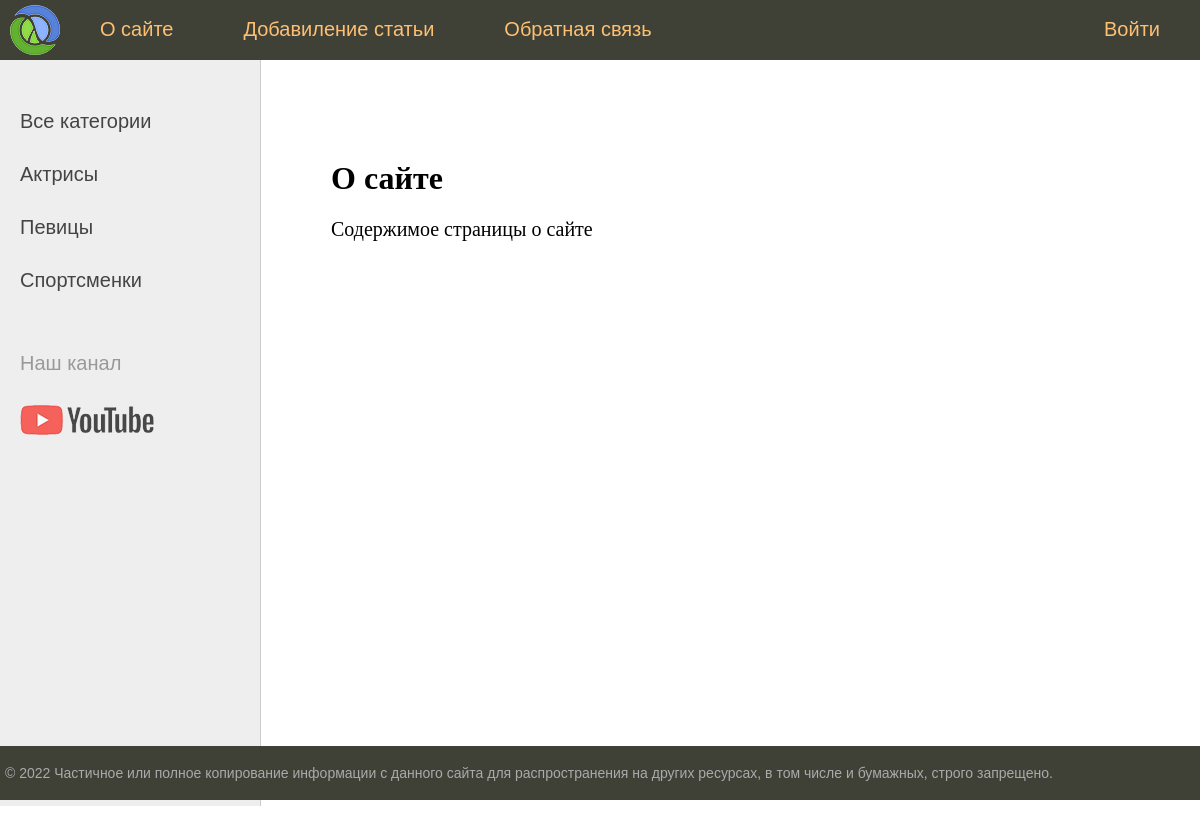
The page /about/ on the database its author committed.
### women/models.py (models this page shows, shortened)
class Category(models.Model):
    name = models.CharField(max_length=100, db_index=True, verbose_name='Категория')
    slug = models.SlugField(max_length=255, unique=True, db_index=True, verbose_name="URL")
    def get_absolute_url(self):
        return reverse('category', kwargs={'cat_id': self.pk})
    class Meta:
        verbose_name = 'Категория'
        verbose_name_plural = 'Категории'
        ordering = ['id']

### women/views.py (the view)
# urls.py: path('about/', about, name='about'),
def about(request):
    return render(request, 'women/about.html', {'menu': menu, 'title': 'О сайте'})

### women/templatetags/women_tags.py (called while the page is built)
@register.inclusion_tag('women/list_categories.html')
def show_categories(sort=None, cat_selected=0):
    if not sort:
        cats = Category.objects.all()
    else:
        cats = Category.objects.order_by(sort)
    return {'cats': cats, 'cat_selected': cat_selected}

### women/templates/women/about.html
{% extends 'women/base.html' %}
{% block content %}
<h1>{{title}}</h1>
<p>Содержимое страницы о сайте
{% endblock %}

### women/templates/women/list_categories.html
{% for c in cats %}
	{% if c.pk == cat_selected %}
		<li class="selected">{{c.name}}</li>
	{% else %}
		<li><a href="{{ c.get_absolute_url }}">{{c.name}}</a></li>
	{% endif %}
{% endfor %}

### women/static/women/css/styles.css (style rules this page uses)
html, body { font-family: 'Arial'; margin: 0; padding: 0; height: 100%; width: 100%; color: #444; }
a { color: #0059b2; text-decoration: none; }
.left-chapters ul li { margin: 30px 0 0 0; color: #999; }
.left-chapters ul li a { color: #444; text-decoration: none; }
.content-text h1 { font-size: 32px; }

### rows shown on the page
Category: name "Актрисы"
Category: name "Певицы"
Category: name "Спортсменки"

### other values the page prints
{{ m.title }} "О сайте" "Добавиление статьи" "Обратная связь"
{{ m.title }} "Войти"
{{ title }} "О сайте"
